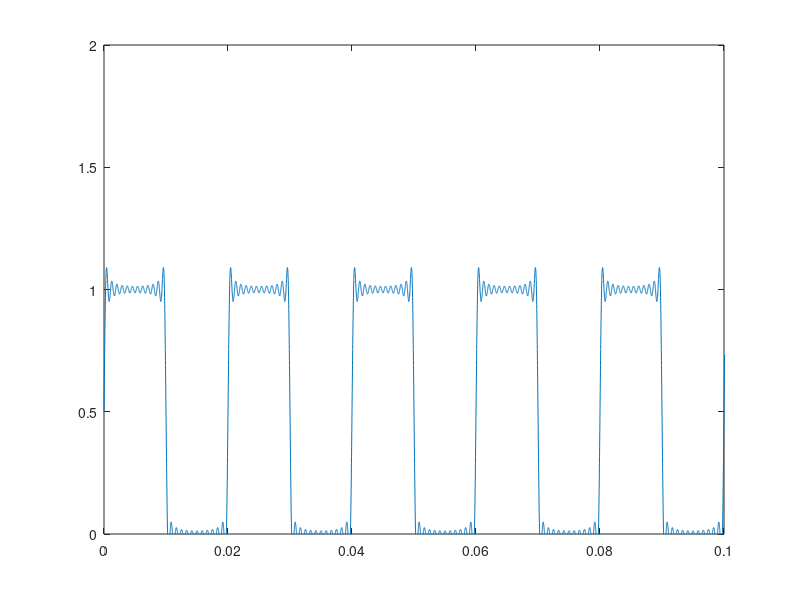
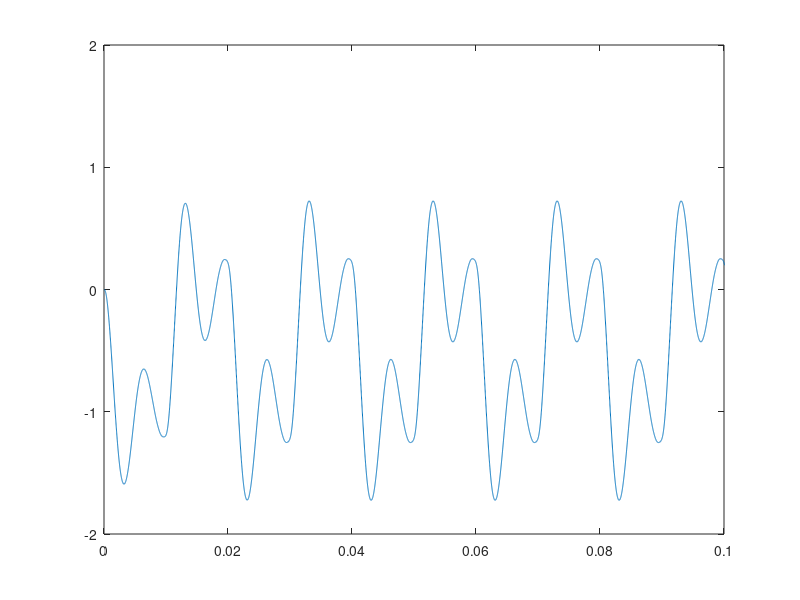

MATLAB code for these plots, in order:
f = 50;
N = 25;
T = 1/f;
omega = (2*pi)/T;
a0 = 1/2;

R = 1e3;
C = 1e-6;
R2 = 3.3e3;
R3 = 1e4;
G = 1;

t = 0:1e-5:1;

s = 0;
for n = 1:N-1
    s = s + (2/T)*(((-cos(n*pi))/(n*omega))+(1/(n*omega))).*sin((2*pi*n*t)/(T));
end

x = a0 + s;

H1 = tf([0 0 (-G^2)/(R^2*C^2)], [1 (R2*G)/(R3*R*C) (G^2)/(R^2*C^2)]);
y = lsim(H1, x, t);

figure

plot(t,x)
axis([0 1/10 0 2])

figure
plot(t,y)
axis([0 1/10 -2 2])
